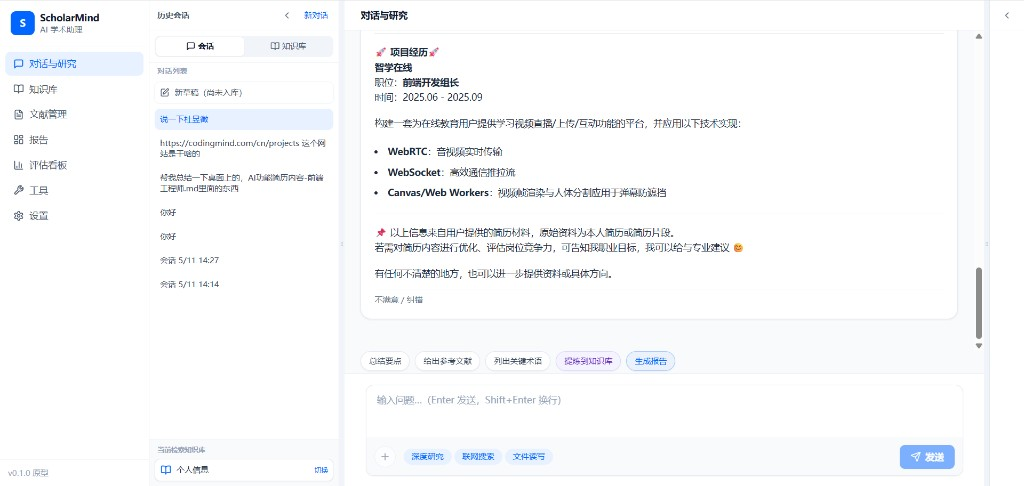
#> input picture assets/01-chat-research.png, 1024 x 486 px
$ python redact_screenshot_names.py
#> lines starting #> are read from the running program, lines starting #| are printed output that depends on the picture
"""为 README 截图打码：遮盖姓名与个人敏感信息。"""

from __future__ import annotations

from pathlib import Path

from PIL import Image, ImageDraw

ASSETS = Path(__file__).resolve().parents[1] / "assets"
SHOTS = Path(__file__).resolve().parents[1] / "docs" / "screenshots"

# (x1, y1, x2, y2) — 1024 宽 UI 截图
REDACTIONS: dict[str, list[tuple[int, int, int, int]]] = {
    "01-chat-research.png": [
        (204, 176, 396, 212),   # 会话标题
        (248, 452, 360, 476),   # 底部当前知识库名
    ],
    "02-knowledge-bases.png": [
        (262, 88, 390, 112),    # 卡片标题行 1
        (542, 88, 630, 112),
        (822, 88, 880, 112),
        (262, 238, 320, 262),   # 卡片标题行 2
        (542, 238, 610, 262),
    ],
    "03-documents-pdf.png": [
        (296, 88, 410, 112),    # 知识库下拉选中项
        (430, 168, 660, 192),   # 上传区提示语中的库名
    ],
    "04-documents-entries.png": [
        (34, 124, 440, 150),    # 条目 1 标题
        (34, 152, 990, 248),    # 条目 1 正文（姓名/电话/邮箱）
        (34, 252, 420, 278),    # 条目 2 标题
        (34, 280, 990, 332),    # 条目 2 正文
    ],
    "05-reports.png": [
        (34, 88, 300, 114),     # 报告标题
        (34, 118, 990, 232),    # 摘要全文
    ],
}


def redact_box(draw: ImageDraw.ImageDraw, box: tuple[int, int, int, int]) -> None:
    x1, y1, x2, y2 = box
    draw.rectangle(box, fill=(200, 200, 200))
    mid_y = (y1 + y2) // 2
    draw.line([(x1, mid_y), (x2, mid_y)], fill=(120, 120, 120), width=2)


def process(path: Path) -> None:
    regions = REDACTIONS.get(path.name)
    if not regions:
        return
    img = Image.open(path).convert("RGB")
#> img is the input picture: PIL image 1024x486 RGB; mean R, G, B 248.1, 249.1, 250.3
    draw = ImageDraw.Draw(img)
    for box in regions:
        redact_box(draw, box)
    img.save(path, format="PNG", optimize=True)
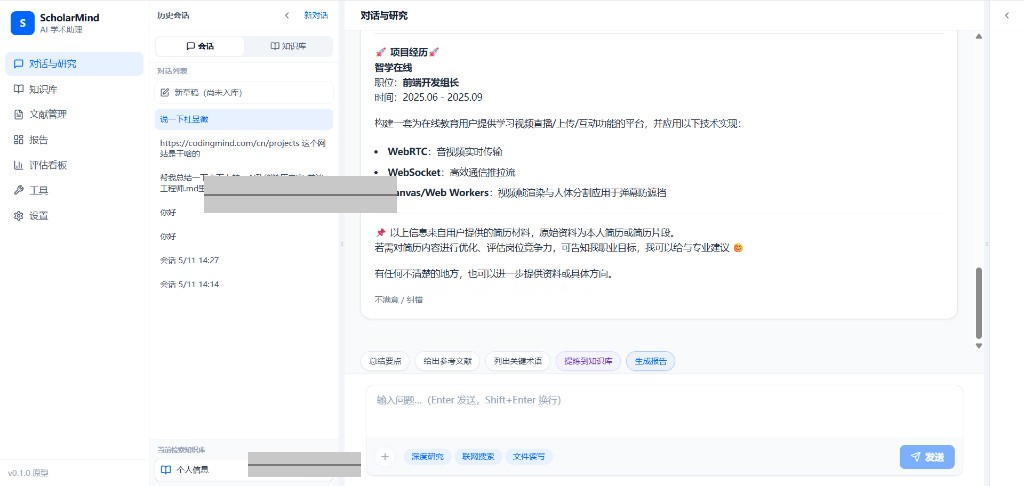
#> saved as 01-chat-research.png: PIL image 1024x486 RGB; mean R, G, B 247.1, 248, 249.3
    print(f"redacted: {path.name} ({len(regions)} regions)")


def main() -> None:
    for filename in REDACTIONS:
        process(ASSETS / filename)
#> pass 2 of the loop in main, `for filename in REDACTIONS:`:
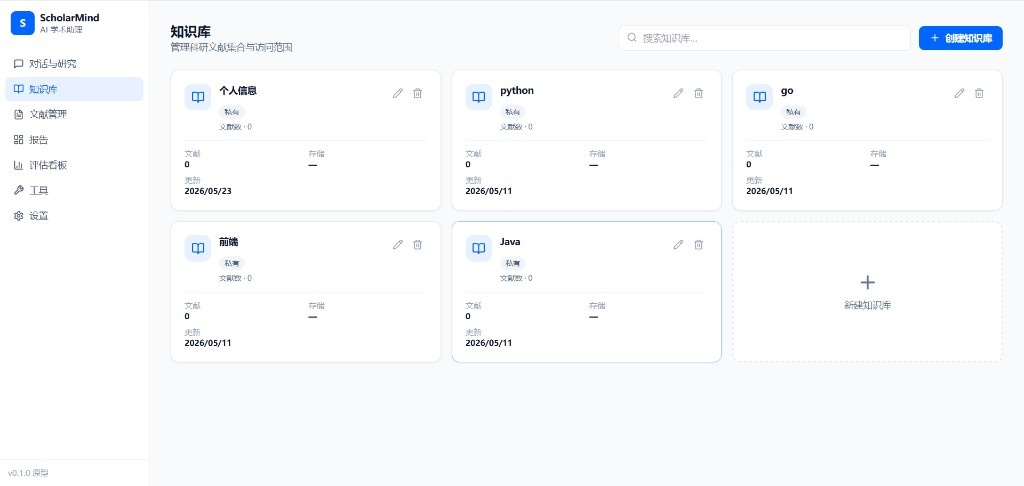
#> input picture assets/02-knowledge-bases.png, 1024 x 486 px
#> in process, img is the input picture: PIL image 1024x486 RGB; mean R, G, B 249, 250.2, 252
#> in process (call 2), `img.save(path, format="PNG", optimize=True)`:
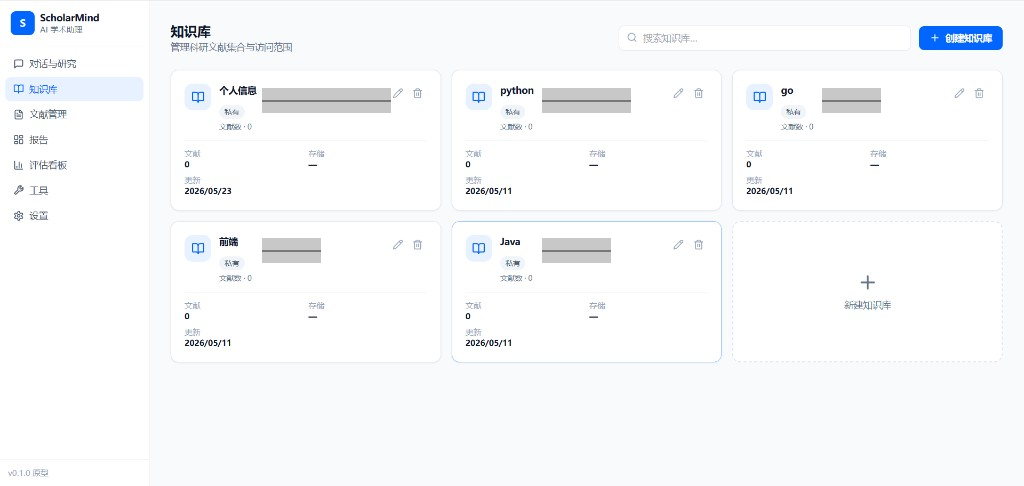
#> saved as 02-knowledge-bases.png: PIL image 1024x486 RGB; mean R, G, B 247.7, 249, 250.7
#> pass 3 of the loop in main, `for filename in REDACTIONS:`:
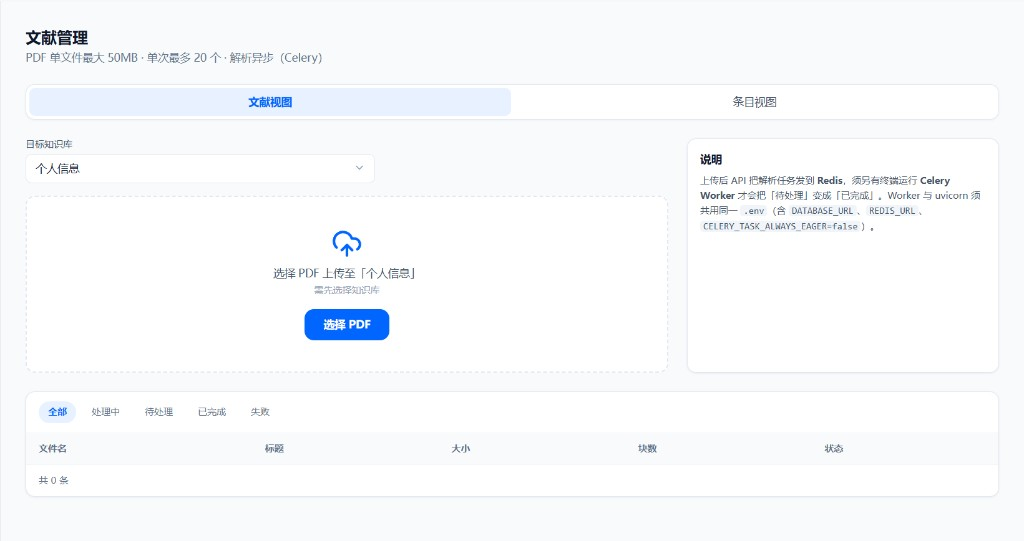
#> input picture assets/03-documents-pdf.png, 1024 x 541 px
#> in process, img is the input picture: PIL image 1024x541 RGB; mean R, G, B 248.3, 249.7, 251.8
#> in process (call 3), `img.save(path, format="PNG", optimize=True)`:
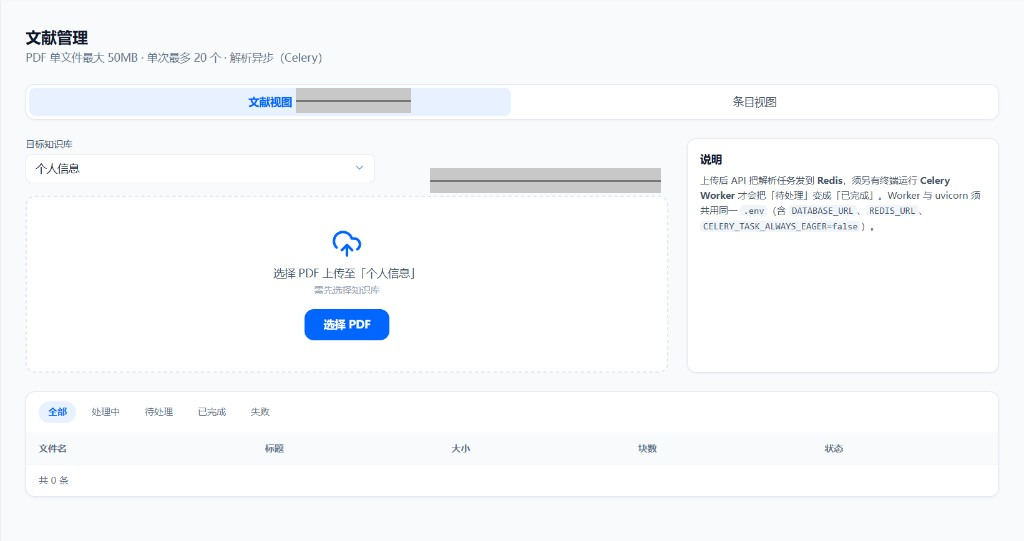
#> saved as 03-documents-pdf.png: PIL image 1024x541 RGB; mean R, G, B 247.5, 248.9, 250.9
#> the loop made 5 passes; the first 3 are shown
    if SHOTS.is_dir():
        for filename in REDACTIONS:
            src = ASSETS / filename
            if src.exists():
                Image.open(src).save(SHOTS / filename, format="PNG")


if __name__ == "__main__":
    main()
